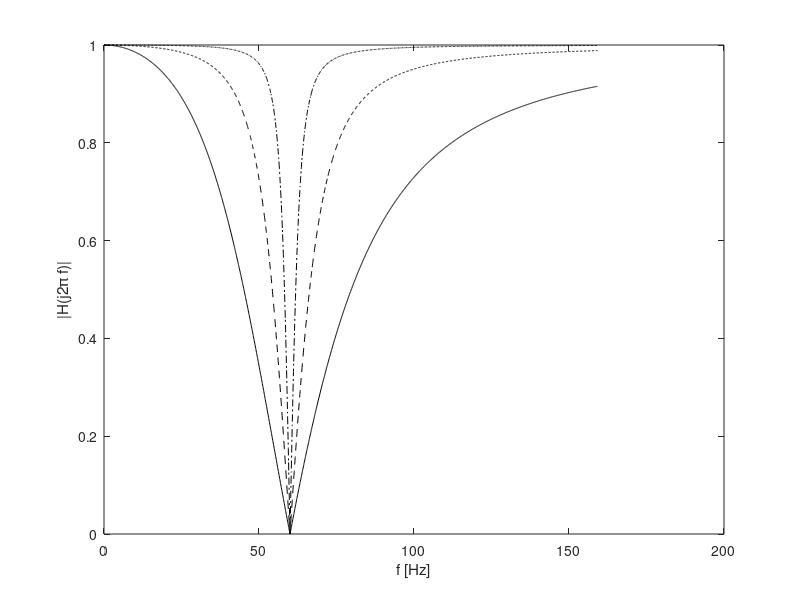

MATLAB code for this plot: (Note: this script raises an error after producing the figure.)
omega_0 = 2*pi*60; theta = [60 80 87]*(pi/180);
        omega = (0:.5:1000)'; mag = zeros(3,length(omega));
        for m=1:length(theta)
            H = tf([1 0 omega_0^2],[1 2*omega_0*cos(theta(m)) omega_0^2]);
            [mag(m,:),phase] = bode(H,omega);
        end  
        f = omega/(2*pi); plot(f,mag(1,:),'k-',f,mag(2,:),'k--',f,mag(3,:),'k-.');
        xlabel('f [Hz]'); ylabel('|H(j2\pi f)|');
        legend('\theta = 60^\circ','\theta = 80^\circ','\theta = 87^\circ',0)
output=f;